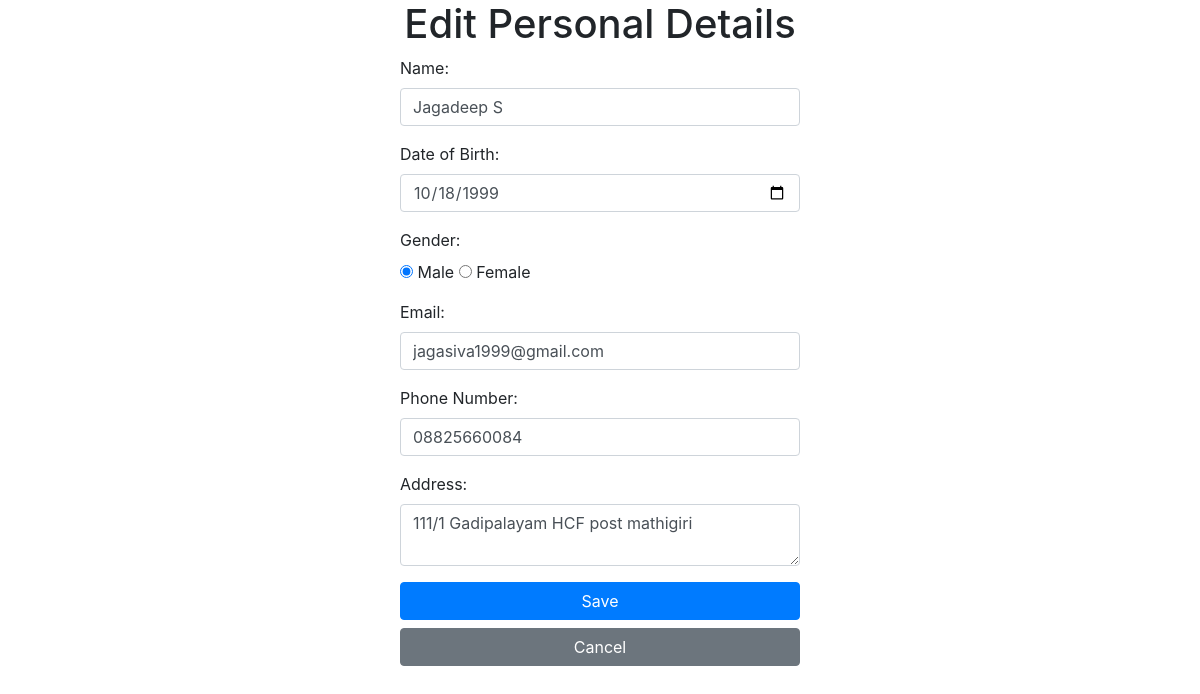
Screenshot of /editpersonaldetails.php?student_id=7 (signed in) with the database file from the repository.
### tables this page shows
CREATE TABLE `students` (
  `student_id` int(11) NOT NULL,
  `stu_name` varchar(255) NOT NULL,
  `dob` date DEFAULT NULL,
  `gender` varchar(10) DEFAULT NULL,
  `email` varchar(255) DEFAULT NULL,
  `phone` varchar(20) DEFAULT NULL,
  `address` varchar(255) DEFAULT NULL
);

### editpersonaldetails.php (the view, shortened to what this page needs)
<?php
$student_id = $_GET['student_id'];
include_once 'dbconnect.php';
$sql = "SELECT * FROM students WHERE student_id = $student_id";
$result = $conn->query($sql);
if ($result->num_rows == 1) {
  $row = $result->fetch_assoc();
} else {
  $_SESSION['error_msg'] = "Error: Student not found";
  header("Location: studentdetails.php");
  exit;
}
?>
<!DOCTYPE html>
<html>
<head>
  <link rel="stylesheet" href="https://stackpath.bootstrapcdn.com/bootstrap/4.3.1/css/bootstrap.min.css">
</head>
<body>
  <div class="container">
    <h1>Edit Personal Details</h1>
    <form method="post" action="<?php echo htmlspecialchars($_SERVER["PHP_SELF"]) . "?student_id=" . $student_id; ?>">
      <div class="form-group">
        <label for="name">Name:</label>
        <input type="text" class="form-control" name="name" value="<?php echo $row['stu_name']; ?>" required>
      </div>
      <div class="form-group">
        <label for="date_of_birth">Date of Birth:</label>
        <input type="date" class="form-control" name="date_of_birth" value="<?php echo $row['dob']; ?>" required>
      </div>
      <div class="form-group">
        <label for="gender">Gender:</label><br>
        <input type="radio" name="gender" value="male" <?php if($row['gender'] == 'male') echo 'checked'; ?> required> Male
        <input type="radio" name="gender" value="female" <?php if($row['gender'] == 'female') echo 'checked'; ?> required> Female
      </div>
      <div class="form-group">
        <label for="email">Email:</label>
        <input type="email" class="form-control" name="email" value="<?php echo $row['email']; ?>" required>
      </div>
      <div class="form-group">
        <label for="phone_number">Phone Number:</label>
        <input type="tel" class="form-control" name="phone_number" value="<?php echo $row['phone']; ?>" required>
      </div>
      <div class="form-group">
        <label for="address">Address:</label>
        <textarea class="form-control" name="address" required><?php echo $row['address']; ?></textarea>
      </div>
      <button type="submit" class="btn btn-primary btn-block">Save</button>
      <a href="studentdetails.php?student_id=<?php echo $student_id; ?>" class="btn btn-secondary btn-block mb-2">Cancel</a>
    </form>
  </div>
</body>
</html>

### editpersonaldetails.php (style rules this page uses)
form { max-width: 400px; margin: 0 auto; }
h1 { text-align: center; }
* { scrollbar-width: none; -ms-overflow-style: none; }

### rows the page displays
students: name "Jagadeep S", date_of_birth "10/18/1999", gender "☑", email "jagasiva1999@gmail.com", phone_number "08825660084", address "111/1 Gadipalayam HCF post mathigiri"
